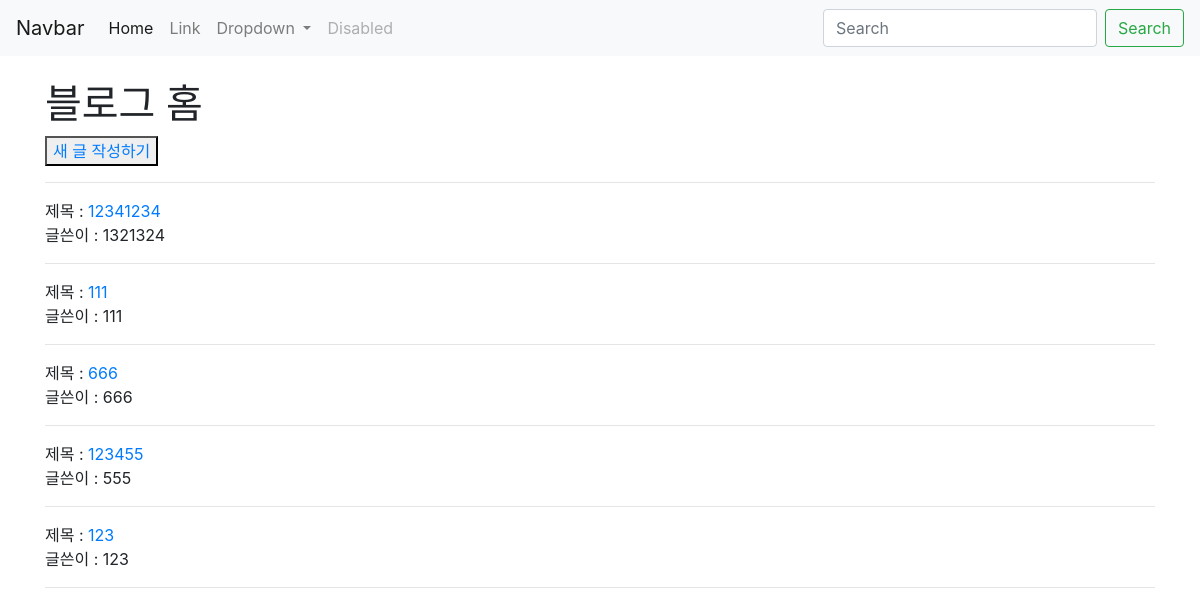
/1, run on an earlier commit of the app's database.
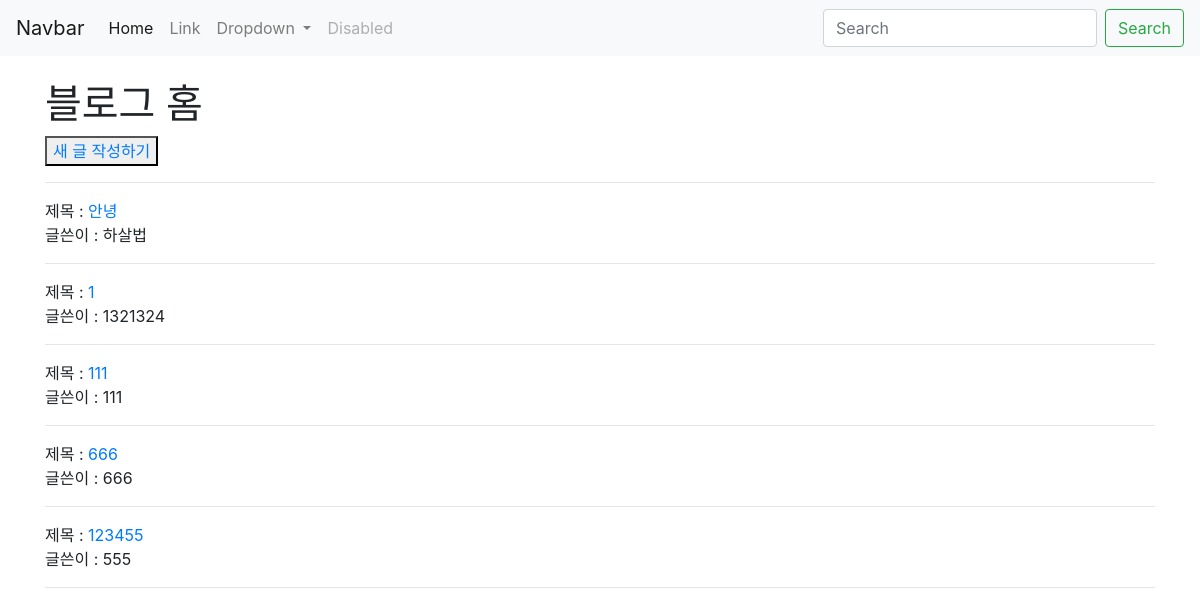
And on a later commit of the database.
### blogapp/models.py (models this page shows, shortened)
class Blog(models.Model):
    title = models.CharField(max_length=50)
    writer = models.CharField(max_length=50)
    body = models.TextField()

### blogapp/views.py (the view)
# urls.py: 2. Add a URL to urlpatterns:  path('', views.home, name='home')
def home(request, page_number=1):
    blogs = Blog.objects.all().order_by('-id')
    page_n = blogs.count() // 5
    ranges = list(range(1, page_n+2))
    start = 0 + (page_number-1) * 5
    end = page_number * 5
    return render(request, 'home.html', {'blogs':blogs[start:end], 'range':ranges})

### CRUD_app/templates/home.html (shortened to what this page needs)
{% extends 'base.html' %}
{% block content %}
<h1>블로그 홈</h1>
<button type="button"><a href="{% url "new" %}">새 글 작성하기</a></button>
<br><hr>
{% for blog in blogs %}
    제목   : <a href="{% url 'detail' blog.id %}">{{ blog.title }}</a>
    <br>
    글쓴이 : {{ blog.writer }}
    <br>
    <hr>
{% endfor %}
{% endblock %}

What changed in the data, as far as the page shows it:
no longer on this page (row unchanged): Blog: title "123", writer "123"
added Blog: title "안녕", writer "하살법"
changed Blog (number 2 of 5 on the later page): title "12341234" → "1"
